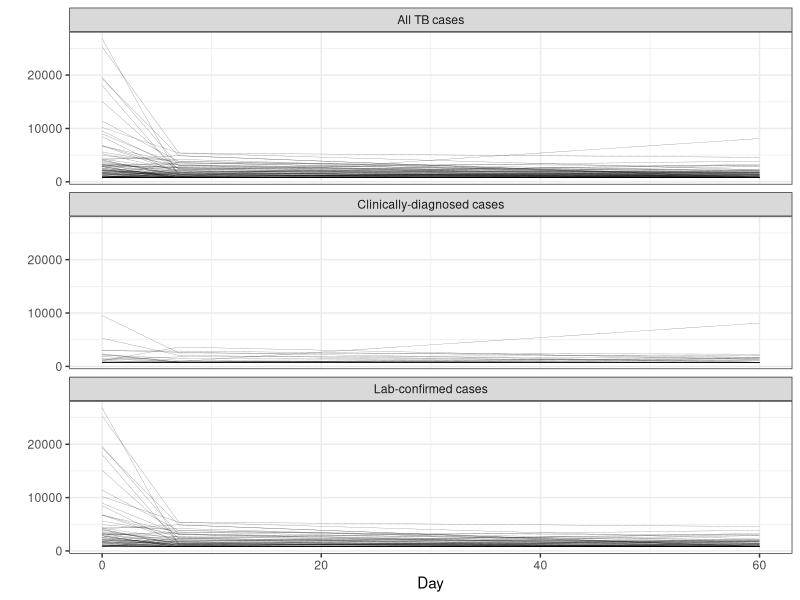
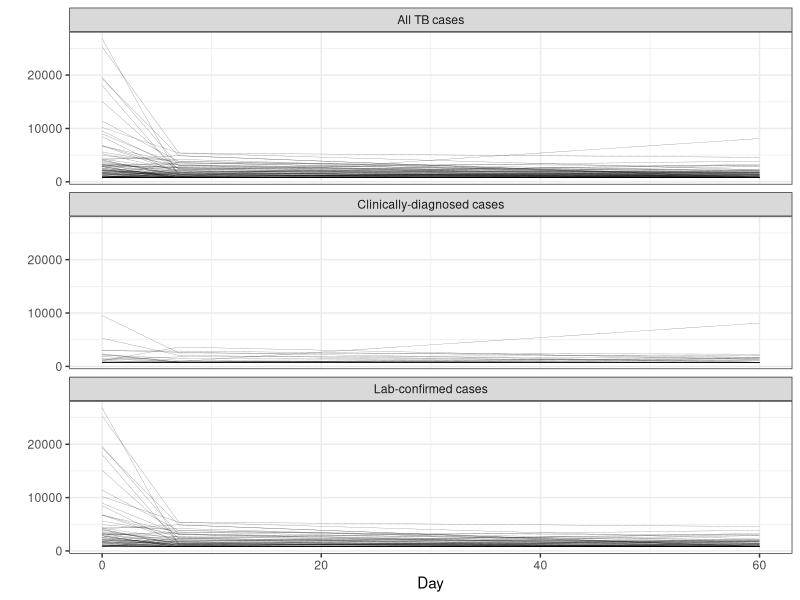

These figures' R source, in order:
library(readxl)
library(tidyverse)

# Readin 
df <- read_excel('stupid graph.xlsx')

# Define categories
categories <- c(rep('All TB cases', 3),
                rep('Lab-confirmed cases', 3),
                rep('Clinically-diagnosed cases', 3))

unique_categories <- unique(categories)

counter <- 1
for (i in 1:length(unique_categories)){
  this_category <- unique_categories[i]
  x <- read_excel('stupid graph.xlsx',
                  skip = 1)[, which(categories == this_category)]
  x$category <- this_category
  x$id <- counter:(nrow(x) + counter - 1)
  if(i == 1){
    df <- x
  } else {
    df <- bind_rows(x,
                    df)
  }
}

# Gather
df <- gather(df,
             day, 
             value,
             `Day 0` : `Day 60`)
df$day <- as.numeric(gsub('Day ', '', df$day))

# Plot
ggplot(data = df,
       aes(x = day,
           y = value,
           group = id)) +
  geom_line(lwd = 0.1,
            alpha = 0.5) +
  facet_wrap(~category, ncol = 1) +
  theme_bw() +
  xlab('Day') +
  ylab('')
ggsave('plot.pdf')
